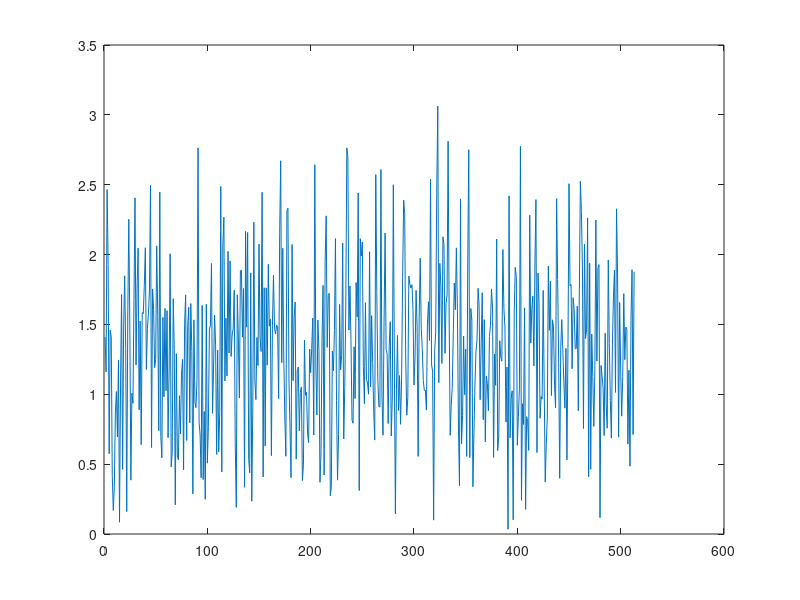

MATLAB code to generate this figure:
clear all
close all

F_s = 10^6;
T = 1/F_s;

f_0 = 10^5;
omega_0 = 2*pi*f_0;
phi = pi/8;
A = 1;

SNR_decibel = 0;
SNR = db2mag(SNR_decibel);
sigma = sqrt(A^2./(2*SNR));

N = 513;
n_0 = -256;
t = 0:T:T*(N-1);
k = [10,12,14,16,18,20];

t1 = A* exp(1i*(omega_0*t + phi));
t2 = sigma*randn(N,1);
t3 = 1i*sigma*randn(N,1);

x = A* exp(1i*(omega_0*t + phi)) + sigma*randn(1,N) + 1i*sigma*randn(1,N);

plot(abs(x))
